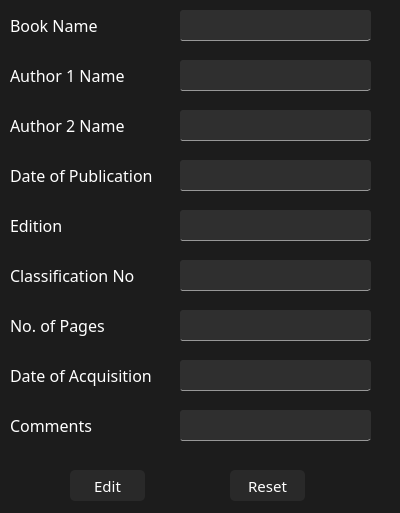
<?xml version="1.0" encoding="UTF-8"?>
<ui version="4.0">
 <class>EditBook</class>
 <widget class="QDialog" name="EditBook">
  <property name="windowModality">
   <enum>Qt::WindowModal</enum>
  </property>
  <property name="geometry">
   <rect>
    <x>0</x>
    <y>0</y>
    <width>400</width>
    <height>513</height>
   </rect>
  </property>
  <property name="sizePolicy">
   <sizepolicy hsizetype="Preferred" vsizetype="Preferred">
    <horstretch>0</horstretch>
    <verstretch>0</verstretch>
   </sizepolicy>
  </property>
  <property name="minimumSize">
   <size>
    <width>400</width>
    <height>421</height>
   </size>
  </property>
  <property name="maximumSize">
   <size>
    <width>400</width>
    <height>600</height>
   </size>
  </property>
  <property name="windowTitle">
   <string>Edit Book</string>
  </property>
  <property name="styleSheet">
   <string notr="true">QWidget{
	background-color: #1C1C1C;
}

QLineEdit{
	background-color: #2F2F2F;
	border-radius: 3px;
	color: white;
	border-bottom: 1px;
	border-style: solid;
	border-color: #979797;
}

QLineEdit:focus{
	border-color: #60CDFF;
}

QPushButton
{
    color: white;
    font-size: 15px;
    background-color: #292929;
    border-radius: 5px;
    font-family: &quot;Noto Sans&quot;
}

QPushButton::hover{ 
    background-color: #2F2F2F;
}

QPushButton:pressed{
    border-width: 1px;
    border-style: solid;
	border-color: white;
}

QLabel
{
    color: white;
	font-size: 16px;
    font-family: &quot;Noto Sans&quot;;l
    border-radius: 5px;
}
</string>
  </property>
  <property name="inputMethodHints">
   <set>Qt::ImhExclusiveInputMask</set>
  </property>
  <widget class="QPushButton" name="btnEdit">
   <property name="geometry">
    <rect>
     <x>70</x>
     <y>470</y>
     <width>75</width>
     <height>31</height>
    </rect>
   </property>
   <property name="font">
    <font>
     <family>Noto Sans</family>
     <pointsize>-1</pointsize>
    </font>
   </property>
   <property name="text">
    <string>Edit</string>
   </property>
  </widget>
  <widget class="QLabel" name="BookName">
   <property name="geometry">
    <rect>
     <x>10</x>
     <y>10</y>
     <width>131</width>
     <height>31</height>
    </rect>
   </property>
   <property name="font">
    <font>
     <family>Noto Sans</family>
     <pointsize>-1</pointsize>
    </font>
   </property>
   <property name="styleSheet">
    <string notr="true"/>
   </property>
   <property name="text">
    <string>Book Name</string>
   </property>
  </widget>
  <widget class="QLineEdit" name="txtBookName">
   <property name="geometry">
    <rect>
     <x>180</x>
     <y>10</y>
     <width>191</width>
     <height>31</height>
    </rect>
   </property>
   <property name="font">
    <font>
     <pointsize>11</pointsize>
    </font>
   </property>
   <property name="text">
    <string/>
   </property>
  </widget>
  <widget class="QLineEdit" name="txtAuthor1Name">
   <property name="geometry">
    <rect>
     <x>180</x>
     <y>60</y>
     <width>191</width>
     <height>31</height>
    </rect>
   </property>
   <property name="font">
    <font>
     <pointsize>11</pointsize>
    </font>
   </property>
   <property name="text">
    <string/>
   </property>
  </widget>
  <widget class="QLabel" name="Author1Name">
   <property name="geometry">
    <rect>
     <x>10</x>
     <y>60</y>
     <width>131</width>
     <height>31</height>
    </rect>
   </property>
   <property name="font">
    <font>
     <family>Noto Sans</family>
     <pointsize>-1</pointsize>
    </font>
   </property>
   <property name="text">
    <string>Author 1 Name</string>
   </property>
  </widget>
  <widget class="QLabel" name="DOP">
   <property name="geometry">
    <rect>
     <x>10</x>
     <y>160</y>
     <width>151</width>
     <height>31</height>
    </rect>
   </property>
   <property name="font">
    <font>
     <family>Noto Sans</family>
     <pointsize>-1</pointsize>
    </font>
   </property>
   <property name="text">
    <string>Date of Publication</string>
   </property>
  </widget>
  <widget class="QLineEdit" name="txtEdition">
   <property name="geometry">
    <rect>
     <x>180</x>
     <y>210</y>
     <width>191</width>
     <height>31</height>
    </rect>
   </property>
   <property name="font">
    <font>
     <pointsize>11</pointsize>
    </font>
   </property>
   <property name="text">
    <string/>
   </property>
  </widget>
  <widget class="QLabel" name="Edition">
   <property name="geometry">
    <rect>
     <x>10</x>
     <y>210</y>
     <width>165</width>
     <height>31</height>
    </rect>
   </property>
   <property name="font">
    <font>
     <family>Noto Sans</family>
     <pointsize>-1</pointsize>
    </font>
   </property>
   <property name="text">
    <string>Edition</string>
   </property>
  </widget>
  <widget class="QLineEdit" name="txtClassificationNo">
   <property name="geometry">
    <rect>
     <x>180</x>
     <y>260</y>
     <width>191</width>
     <height>31</height>
    </rect>
   </property>
   <property name="font">
    <font>
     <pointsize>11</pointsize>
    </font>
   </property>
   <property name="text">
    <string/>
   </property>
  </widget>
  <widget class="QLabel" name="ClassificationNo">
   <property name="geometry">
    <rect>
     <x>10</x>
     <y>260</y>
     <width>165</width>
     <height>31</height>
    </rect>
   </property>
   <property name="font">
    <font>
     <family>Noto Sans</family>
     <pointsize>-1</pointsize>
    </font>
   </property>
   <property name="text">
    <string>Classification No</string>
   </property>
  </widget>
  <widget class="QLineEdit" name="txtPages">
   <property name="geometry">
    <rect>
     <x>180</x>
     <y>310</y>
     <width>191</width>
     <height>31</height>
    </rect>
   </property>
   <property name="font">
    <font>
     <pointsize>11</pointsize>
    </font>
   </property>
   <property name="text">
    <string/>
   </property>
  </widget>
  <widget class="QLabel" name="Pages">
   <property name="geometry">
    <rect>
     <x>10</x>
     <y>310</y>
     <width>165</width>
     <height>31</height>
    </rect>
   </property>
   <property name="font">
    <font>
     <family>Noto Sans</family>
     <pointsize>-1</pointsize>
    </font>
   </property>
   <property name="text">
    <string>No. of Pages</string>
   </property>
  </widget>
  <widget class="QLineEdit" name="txtAuthor2Name">
   <property name="geometry">
    <rect>
     <x>180</x>
     <y>110</y>
     <width>191</width>
     <height>31</height>
    </rect>
   </property>
   <property name="font">
    <font>
     <pointsize>11</pointsize>
    </font>
   </property>
   <property name="text">
    <string/>
   </property>
  </widget>
  <widget class="QLabel" name="Author2Name">
   <property name="geometry">
    <rect>
     <x>10</x>
     <y>110</y>
     <width>165</width>
     <height>31</height>
    </rect>
   </property>
   <property name="font">
    <font>
     <family>Noto Sans</family>
     <pointsize>-1</pointsize>
    </font>
   </property>
   <property name="text">
    <string>Author 2 Name</string>
   </property>
  </widget>
  <widget class="QLabel" name="ReferenceNo">
   <property name="geometry">
    <rect>
     <x>10</x>
     <y>360</y>
     <width>165</width>
     <height>31</height>
    </rect>
   </property>
   <property name="font">
    <font>
     <family>Noto Sans</family>
     <pointsize>-1</pointsize>
    </font>
   </property>
   <property name="text">
    <string>Date of Acquisition</string>
   </property>
  </widget>
  <widget class="QLineEdit" name="txtDateOfAcquisition">
   <property name="geometry">
    <rect>
     <x>180</x>
     <y>360</y>
     <width>191</width>
     <height>31</height>
    </rect>
   </property>
   <property name="font">
    <font>
     <pointsize>11</pointsize>
    </font>
   </property>
   <property name="text">
    <string/>
   </property>
  </widget>
  <widget class="QLabel" name="Comments">
   <property name="geometry">
    <rect>
     <x>10</x>
     <y>410</y>
     <width>165</width>
     <height>31</height>
    </rect>
   </property>
   <property name="font">
    <font>
     <family>Noto Sans</family>
     <pointsize>-1</pointsize>
    </font>
   </property>
   <property name="text">
    <string>Comments</string>
   </property>
  </widget>
  <widget class="QLineEdit" name="txtComments">
   <property name="geometry">
    <rect>
     <x>180</x>
     <y>410</y>
     <width>191</width>
     <height>31</height>
    </rect>
   </property>
   <property name="font">
    <font>
     <pointsize>11</pointsize>
    </font>
   </property>
   <property name="text">
    <string/>
   </property>
  </widget>
  <widget class="QLineEdit" name="txtDOP">
   <property name="geometry">
    <rect>
     <x>180</x>
     <y>160</y>
     <width>191</width>
     <height>31</height>
    </rect>
   </property>
   <property name="font">
    <font>
     <pointsize>11</pointsize>
    </font>
   </property>
   <property name="text">
    <string/>
   </property>
  </widget>
  <widget class="QPushButton" name="btnReset">
   <property name="geometry">
    <rect>
     <x>230</x>
     <y>470</y>
     <width>75</width>
     <height>31</height>
    </rect>
   </property>
   <property name="font">
    <font>
     <family>Noto Sans</family>
     <pointsize>-1</pointsize>
    </font>
   </property>
   <property name="text">
    <string>Reset</string>
   </property>
  </widget>
 </widget>
 <resources/>
 <connections/>
</ui>
